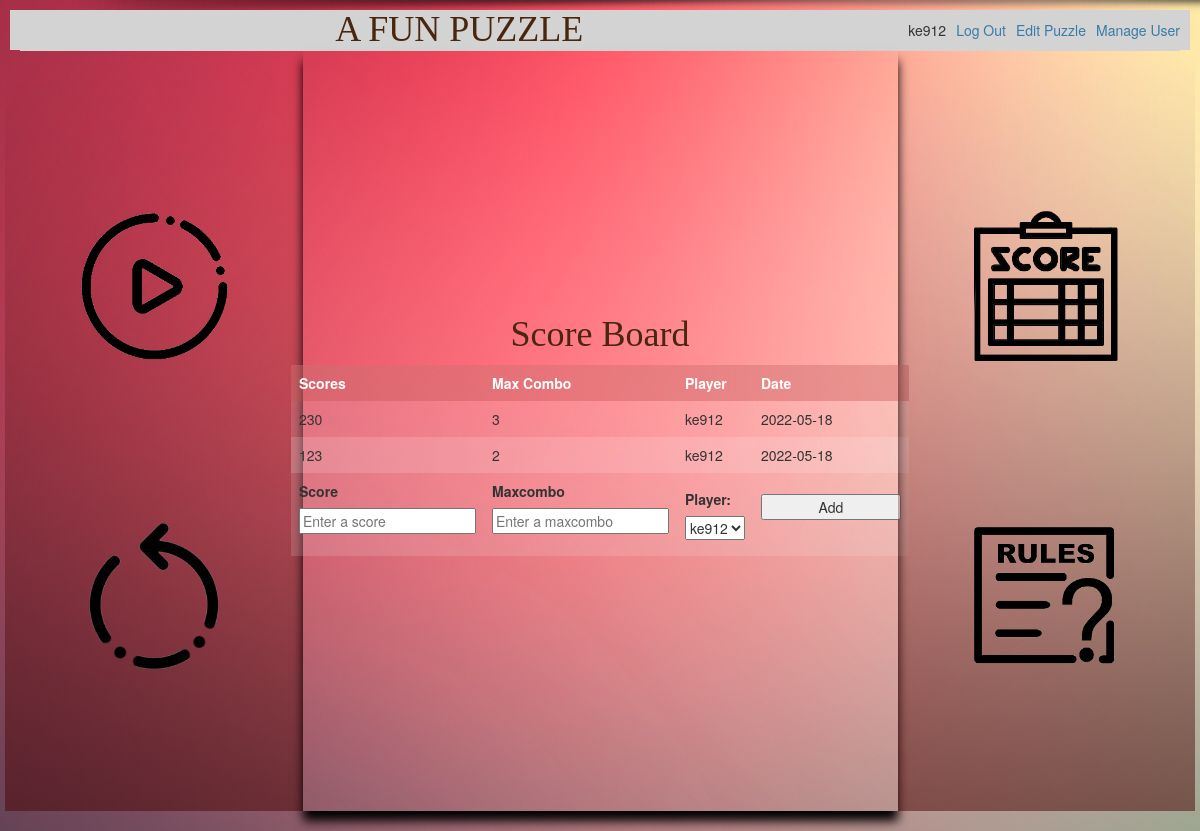
/score (signed in), run on an earlier commit of the app's database.
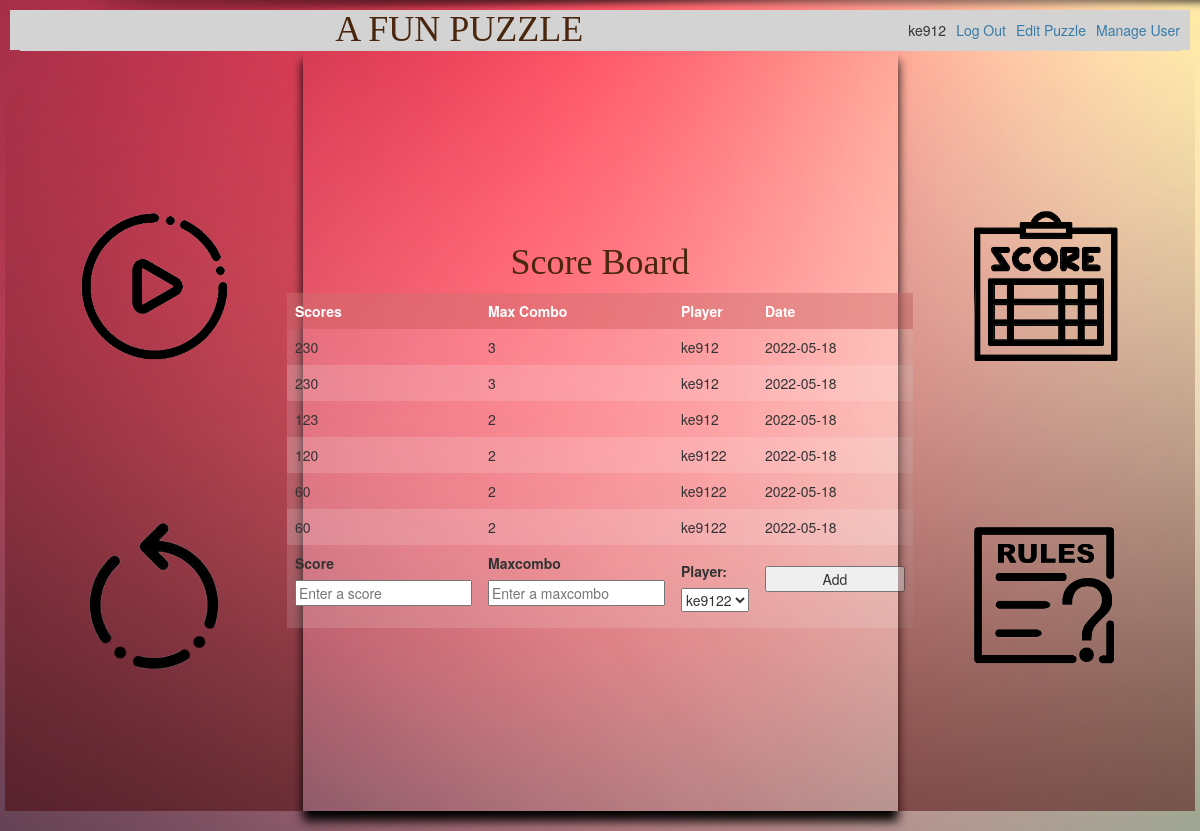
And on a later commit of the database.
### tables this page shows
CREATE TABLE user (
  id INTEGER PRIMARY KEY AUTOINCREMENT,
  username TEXT UNIQUE NOT NULL,
  password TEXT NOT NULL,
  isadmin INTEGER NOT NULL

);

CREATE TABLE score (
  id INTEGER PRIMARY KEY AUTOINCREMENT,
  player_id INTEGER NOT NULL,
  created TIMESTAMP NOT NULL DEFAULT CURRENT_TIMESTAMP,
  maxcombo INTEGER NOT NULL,
  score INTEGER NOT NULL,
  FOREIGN KEY (player_id) REFERENCES user (id)
);

### flaskapp/play.py (the view, shortened to what this page needs)
@bp.route('/score', methods=('GET', 'POST'))
@login_required
def score():
    db = get_db()
    scores = db.execute(
        'SELECT s.id, maxcombo, score, created, player_id, username'
        ' FROM score s JOIN user u ON s.player_id = u.id'
        ' ORDER BY score DESC'
    ).fetchall()
    users = db.execute(
        'SELECT id, username, isadmin'
        ' FROM user '
        ' ORDER BY id DESC'
    ).fetchall()
    return render_template('play/score.html', scores=scores, users=users)

### flaskapp/auth.py (called while the page is built)
@bp.before_app_request
def load_logged_in_user():
    user_id = session.get('user_id')
    if user_id is None:
        g.user = None
    else:
        g.user = get_db().execute(
            'SELECT * FROM user WHERE id = ?', (user_id,)
        ).fetchone()

def login_required(view):
    @functools.wraps(view)
    def wrapped_view(**kwargs):
        if g.user is None:
            return redirect(url_for('auth.login'))
        return view(**kwargs)
    return wrapped_view

### flaskapp/db.py (called while the page is built)
def get_db():
    if 'db' not in g:
        g.db = sqlite3.connect(
            current_app.config['DATABASE'],
            detect_types=sqlite3.PARSE_DECLTYPES
        )
        g.db.row_factory = sqlite3.Row
    return g.db

### flaskapp/templates/play/score.html (shortened to what this page needs)
{% extends 'base.html' %}
{% block content %}
    <div class="row">
      <div class="col-xs-12">
        <h1>{% block title %}Score Board {% endblock %}</h1>
      </div>
      <div class="col-xs-12">
        <table id="scoreboard">
          <tr>
            <th>Scores</th>
            <th>Max Combo</th>
            <th>Player</th>
            <th>Date</th>
          </tr>
          {% for score in scores %}
          <tr>
            <td>{{ score['score'] }}</td>
            <td>{{ score['maxcombo'] }}</td>
            <td>{{ score['username'] }}</td>
            <td>{{ score['created'].strftime('%Y-%m-%d') }}</td>
          </tr>
          {% endfor %}
          {% if g.user['isadmin'] == 1 %}
          <tr>
            <form method="post">
              <td>
                <label for="score">Score</label>
                <input name="score" id="score" placeholder="Enter a score" required>
              </td>
              <td>
                <label for="username">Maxcombo</label>
                <input name="maxcombo" id="maxcombo" placeholder="Enter a maxcombo" required>
              </td>
              <td>
                <label for="cars">Player:</label>
                <select name="playerid" id="playerid">
                  {% for user in users %}
                  <option value = {{ user['id'] }} >{{ user['username'] }}</option>
                  {% endfor %}
                </select>
              </td>
              <td>
                <input type="submit" value="Add">
              </td>
            </form>
          </tr>
          {% endif %}
        </table>
      </div>
    </div>
{% endblock %}

### flaskapp/templates/base.html (shortened to what this page needs)
<!doctype html>
<link rel="stylesheet" href="https://maxcdn.bootstrapcdn.com/bootstrap/3.4.1/css/bootstrap.min.css">
<link rel="stylesheet" href="{{ url_for('static', filename='css/style.css') }}">
<nav>
  <h1>A FUN PUZZLE</h1>
  <ul>
    {% if g.user %}
      <li><span>{{ g.user['username'] }}</span>
      <li><a href="{{ url_for('auth.logout') }}">Log Out</a>
      {% if g.user['isadmin'] == 1 %}
      <li><a href="{{ url_for('play.edit') }}">Edit Puzzle</a>
      <li><a href="{{ url_for('play.manage') }}">Manage User</a>
      {% endif %}
    {% else %}
      <li><a href="{{ url_for('auth.register') }}">Register</a>
      <li><a href="{{ url_for('auth.login') }}">Log In</a>
    {% endif %}
  </ul>
</nav>
<section class="content">
  <header>
  </header>
  <div class="row" >
    <div class="col-sm-3 col-xs-12 centerdiv maindivs">
      <div class="row">
        <div class="col-sm-12 col-xs-6 btndiv">
          <a href="/play#play">
            <div class="play buttondiv">
            </div>
          </a>
        </div>
        <div class="col-sm-12 col-xs-6 btndiv">
          <a href="/restart">
            <div class="restart buttondiv">
            </div>
          </a>
        </div>
      </div>
    </div>
    <div class="col-sm-6 col-xs-12 gamediv maindivs" id="play">
  {% block content %}
  {% endblock %}
</div>
<div class="col-sm-3 col-xs-12 centerdiv maindivs">
  <div class="row">
    <div class="col-sm-12 col-xs-6 btndiv">
      <a href="/score">
        <div class="score buttondiv">
        </div>
      </a>
    </div>
    <div class="col-sm-12 col-xs-6 btndiv">
      <a href="/rules">
        <div class="rules buttondiv">
        </div>
      </a>
    </div>
  </div>
</div>
</div>
</section>

### flaskapp/static/css/style.css (style rules this page uses)
.gamediv { height: 95vh; display: flex; display: -webkit-flex; justify-content: center; align-items: center; transition: 0.3s; box-shadow: 0px 10px 10px rgb(0, 0, 0); }
.centerdiv { height: 95vh; display: flex; justify-content: center; background: linear-gradient(rgba(0, 0, 0, 0.0), rgba(72, 2, 2, 0.5)); }
.btndiv { display: flex; justify-content: center; }
.buttondiv { margin-top: 20vh; margin-left: 20px; margin-right: 20px; height: 150px; width: 150px; background-repeat: no-repeat; background-size: contain; transition: 0.3s; }
.play { background-image: url("pics/play.png"); }
.restart { background-image: url("pics/restart.png"); }
.score { background-image: url("pics/score.png"); }
.rules { background-image: url("pics/rules.png"); }
table { border-collapse: collapse; width: 100%; }
th, td { text-align: left; padding: 8px; }
tr:nth-child(even) { background-color: #f2f2f226 }
tr:nth-child(odd) { background-color: #f8f8f846 }
th { background-color: #aa040442; color: white; }
h1 { font-family: cursive; text-align: center; font-family: serif; color: #49260d; margin: 1rem 0; }
a { color: #377ba8; }
nav { width: 100%; background: lightgray; display: flex; align-items: center; padding: 0 0.5rem; }
nav h1 { flex: auto; margin: 0; }
nav ul { display: flex; list-style: none; margin: 0; padding: 0; }
nav ul li a, nav ul li span, header .action { display: block; padding: 0.5rem; }
.content { padding: 0 1rem 1rem; }
.content>header { border-bottom: 1px solid lightgray; display: flex; align-items: flex-end; }
.content:last-child { margin-bottom: 0; }
.content form { margin: 1em 0; display: flex; flex-direction: column; }
.content label { font-weight: bold; margin-bottom: 0.5em; }
.content input, .content textarea { margin-bottom: 1em; }
input[type=submit] { align-self: start; min-width: 10em; }

What changed in the data, as far as the page shows it:
added score: score "230", maxcombo "3", username "ke912", created "2022-05-18"
added score: score "120", maxcombo "2", username "ke9122", created "2022-05-18"
added score: score "60", maxcombo "2", username "ke9122", created "2022-05-18"
added score: score "60", maxcombo "2", username "ke9122", created "2022-05-18"
Also different on the page:
form field playerid: "ke912" → "ke9122"
